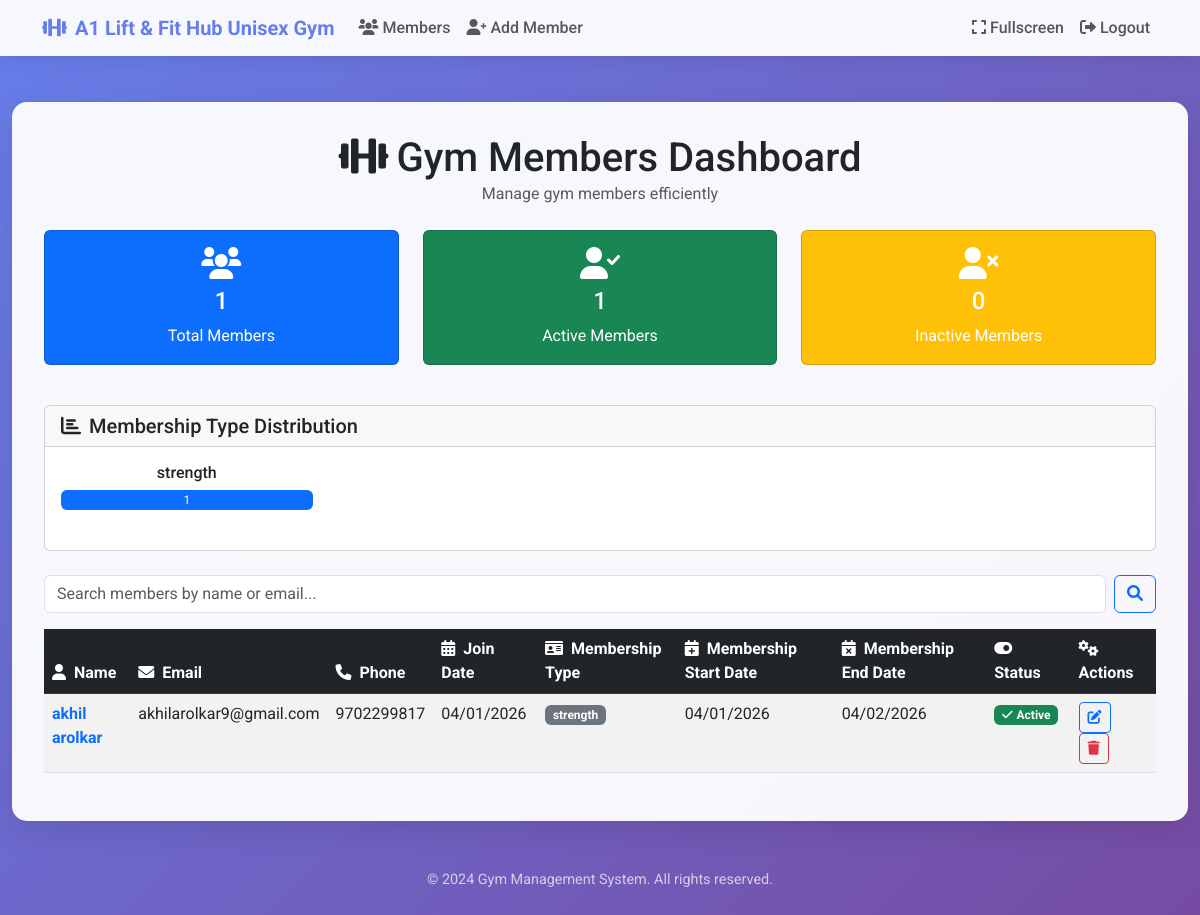
The app's page / (signed in) with its own data.
### members/models.py (models this page shows, shortened)
class Member(models.Model):
    MEMBERSHIP_DURATIONS = {
        'strength': 30,  # days
        'cardio': 90,
        'crossfit': 365,
    }
    name = models.CharField(max_length=100)
    email = models.EmailField(unique=True)
    phone_number = models.CharField(max_length=15, blank=True)
    join_date = models.DateField()
    membership_type = models.CharField(max_length=50)
    membership_start_date = models.DateField(default=timezone.now)
    membership_end_date = models.DateField()
    is_active = models.BooleanField(default=True)

### members/views.py (the view, shortened to what this page needs)
# urls.py: path('', views.member_list, name='member_list'),
@login_required
def member_list(request):
    from django.utils import timezone
    today = timezone.now().date()
    Member.objects.filter(membership_end_date__lt=today, is_active=True).update(is_active=False)
    search_query = request.GET.get('search', '')
    if search_query:
        members = Member.objects.filter(
            Q(name__icontains=search_query) | Q(email__icontains=search_query)
        )
    else:
        members = Member.objects.all()
    total_members = Member.objects.count()
    active_members = Member.objects.filter(is_active=True).count()
    inactive_members = total_members - active_members
    membership_types = Member.objects.values('membership_type').annotate(count=Count('membership_type')).order_by('-count')
    context = {
        'members': members,
        'search_query': search_query,
        'total_members': total_members,
        'active_members': active_members,
        'inactive_members': inactive_members,
        'membership_types': membership_types,
    }
    return render(request, 'members/member_list.html', context)

### members/templates/members/member_list.html (shortened to what this page needs)
{% extends 'members/base.html' %}
{% block content %}
<div class="content-wrapper">
    <div class="text-center mb-4">
        <h1 class="mb-0"><i class="fas fa-dumbbell me-2"></i>Gym Members Dashboard</h1>
        <p class="text-muted">Manage gym members efficiently</p>
    </div>
    <div class="row mb-4 justify-content-center">
        <div class="col-md-4 mb-3">
            <div class="card text-white bg-primary h-100">
                <div class="card-body text-center">
                    <i class="fas fa-users fa-2x mb-2"></i>
                    <h4 class="card-title">{{ total_members }}</h4>
                    <p class="card-text">Total Members</p>
                </div>
            </div>
        </div>
        <div class="col-md-4 mb-3">
            <div class="card text-white bg-success h-100">
                <div class="card-body text-center">
                    <i class="fas fa-user-check fa-2x mb-2"></i>
                    <h4 class="card-title">{{ active_members }}</h4>
                    <p class="card-text">Active Members</p>
                </div>
            </div>
        </div>
        <div class="col-md-4 mb-3">
            <div class="card text-white bg-warning h-100">
                <div class="card-body text-center">
                    <i class="fas fa-user-times fa-2x mb-2"></i>
                    <h4 class="card-title">{{ inactive_members }}</h4>
                    <p class="card-text">Inactive Members</p>
                </div>
            </div>
        </div>
    </div>
    {% if membership_types %}
    <div class="card mb-4">
        <div class="card-header">
            <h5 class="mb-0"><i class="fas fa-chart-bar me-2"></i>Membership Type Distribution</h5>
        </div>
        <div class="card-body">
            <div class="row">
                {% for type in membership_types %}
                <div class="col-md-3 mb-3">
                    <div class="text-center">
                        <h6>{{ type.membership_type }}</h6>
                            <div class="progress mb-2" style="height: 20px;">
                            <div class="progress-bar bg-primary" role="progressbar"
                                 style="width: {% widthratio type.count total_members 100 %}%"
                                 aria-valuenow="{{ type.count }}" aria-valuemin="0" aria-valuemax="{{ total_members }}">
                                {{ type.count }}
                            </div>
                        </div>
                    </div>
                </div>
                {% endfor %}
            </div>
        </div>
    </div>
    {% endif %}
        {% if not search_query and not members %}
            <div class="text-center py-5">
                <i class="fas fa-users fa-3x text-muted mb-3"></i>
                <h4 class="text-muted">No members yet</h4>
                <p class="text-muted">Start by adding your first gym member!</p>
            </div>
        {% else %}
            <div class="mb-3">
                <form method="get" class="d-flex">
                    <input type="text" name="search" class="form-control me-2" placeholder="Search members by name or email..." value="{{ search_query }}">
                    <button type="submit" class="btn btn-outline-primary" aria-label="Search">
                        <i class="fas fa-search"></i>
                    </button>
                </form>
            </div>
            <div class="table-responsive">
                <table class="table table-striped table-hover">
                    <thead class="table-dark">
                        <tr>
                            <th><i class="fas fa-user me-2"></i>Name</th>
                            <th><i class="fas fa-envelope me-2"></i>Email</th>
                            <th><i class="fas fa-phone me-2"></i>Phone</th>
                            <th><i class="fas fa-calendar-alt me-2"></i>Join Date</th>
                            <th><i class="fas fa-id-card me-2"></i>Membership Type</th>
                            <th><i class="fas fa-calendar-plus me-2"></i>Membership Start Date</th>
                            <th><i class="fas fa-calendar-times me-2"></i>Membership End Date</th>
                            <th><i class="fas fa-toggle-on me-2"></i>Status</th>
                            <th><i class="fas fa-cogs me-2"></i>Actions</th>
                        </tr>
                    </thead>
                    <tbody>
                        {% for member in members %}
                        <tr>
                            <td class="fw-bold text-primary">{{ member.name }}</td>
                            <td>{{ member.email }}</td>
                            <td>{{ member.phone_number|default:"-" }}</td>
                            <td>{{ member.join_date|date:"d/m/Y" }}</td>
                            <td>
                                <span class="badge bg-secondary">{{ member.membership_type }}</span>
                            </td>
                            <td>{{ member.membership_start_date|date:"d/m/Y" }}</td>
                            <td>{{ member.membership_end_date|date:"d/m/Y" }}</td>
                            <td>
                                {% if member.is_active %}
                                    <span class="badge bg-success"><i class="fas fa-check me-1"></i>Active</span>
                                {% else %}
                                    <span class="badge bg-danger"><i class="fas fa-times me-1"></i>Inactive</span>
                                {% endif %}
                            </td>
                            <td>
                                <button type="button" class="btn btn-sm btn-outline-primary me-2" data-bs-toggle="modal" data-bs-target="#editMemberModal" onclick="editMember({{ member.id }}, '{{ member.name|escapejs }}', '{{ member.email|escapejs }}', '{{ member.phone_number|escapejs }}', '{{ member.join_date|date:"Y-m-d" }}', '{{ member.membership_type|escapejs }}', '{{ member.membership_start_date|date:"Y-m-d" }}', '{{ member.membership_end_date|date:"Y-m-d" }}', {{ member.is_active|lower }})">
                                    <i class="fas fa-edit"></i>
                                </button>
                                <button type="button" class="btn btn-sm btn-outline-danger" data-bs-toggle="modal" data-bs-target="#deleteMemberModal" onclick="setDeleteMember({{ member.id }}, '{{ member.name|escapejs }}')">
                                    <i class="fas fa-trash"></i>
                                </button>
                            </td>
                        </tr>
                        {% endfor %}
                    </tbody>
                </table>
            </div>
        {% endif %}
    </div>
{% endblock %}

### members/templates/members/base.html (shortened to what this page needs)
<!DOCTYPE html>
<html lang="en">
<head>
    <link href="https://cdn.jsdelivr.net/npm/bootstrap@5.3.0/dist/css/bootstrap.min.css" rel="stylesheet">
    <link href="https://cdnjs.cloudflare.com/ajax/libs/font-awesome/6.0.0/css/all.min.css" rel="stylesheet">
</head>
<body>
    <nav class="navbar navbar-expand-lg navbar-light fixed-top">
        <div class="container">
            <a class="navbar-brand" href="{% url 'member_list' %}">
                <i class="fas fa-dumbbell me-2"></i>A1 Lift & Fit Hub Unisex Gym
            </a>
            <div class="collapse navbar-collapse" id="navbarNav">
                <ul class="navbar-nav me-auto">
                    {% if user.is_authenticated %}
                        <li class="nav-item">
                            <a class="nav-link" href="{% url 'member_list' %}">
                                <i class="fas fa-users me-1"></i>Members
                            </a>
                        </li>
                        <li class="nav-item">
                            <a class="nav-link" href="{% url 'add_member' %}">
                                <i class="fas fa-user-plus me-1"></i>Add Member
                            </a>
                        </li>
                    {% endif %}
                </ul>
                <ul class="navbar-nav">
                    {% if user.is_authenticated %}
                        <li class="nav-item">
                            <button id="fullscreenBtn" class="nav-link btn btn-link" onclick="toggleFullscreen()">
                                <i class="fas fa-expand me-1"></i>Fullscreen
                            </button>
                        </li>
                        <li class="nav-item">
                            <a class="nav-link" href="{% url 'logout' %}">
                                <i class="fas fa-sign-out-alt me-1"></i>Logout
                            </a>
                        </li>
                    {% endif %}
                </ul>
            </div>
        </div>
    </nav>
    <main class="container-fluid">
        {% block content %}{% endblock %}
    </main>
    <footer class="footer">
        <div class="container">
            <p>&copy; 2024 Gym Management System. All rights reserved.</p>
        </div>
    </footer>
</body>
</html>

### members/templates/members/base.html (style rules this page uses)
:root { --primary-gradient: linear-gradient(135deg, #667eea 0%, #764ba2 100%); --secondary-gradient: linear-gradient(135deg, #4CAF50, #45a049); --success-gradient: linear-gradient(135deg, #2196F3, #21CBF3); --danger-gradient: linear-gradient(135deg, #f44336, #e57373); --bg-light: #f8f9fa; --bg-dark: #1a1a1a; --text-light: #333; --text-dark: #f8f9fa; }
body { font-family: 'Roboto', sans-serif; background: var(--primary-gradient); min-height: 100vh; padding-top: 70px; }
.navbar { background: rgba(255, 255, 255, 0.95); backdrop-filter: blur(10px); box-shadow: 0 2px 20px rgba(0,0,0,0.1); }
.navbar-brand { font-weight: 700; color: #667eea !important; }
.nav-link { font-weight: 500; transition: color 0.3s ease; }
.content-wrapper { background: rgba(255, 255, 255, 0.95); border-radius: 15px; box-shadow: 0 10px 30px rgba(0,0,0,0.1); padding: 2rem; margin: 2rem auto; max-width: 1500px; transition: all 0.3s ease; }
.footer { text-align: center; padding: 1rem; color: rgba(255, 255, 255, 0.7); font-size: 0.9rem; }
.fade-in { animation: fadeIn 0.5s ease-in; }

### records on screen
Member: name "akhil arolkar", email "akhilarolkar9@gmail.com", phone_number "9702299817", join_date "04/01/2026", membership_type "strength", membership_start_date "04/01/2026", membership_end_date "04/02/2026", is_active True (drawn)

### other values on screen
{{ total_members }} "1"
{{ active_members }} "1"
{{ inactive_members }} "0"
{{ type.membership_type }} "strength"
{{ type.count }} "1"
